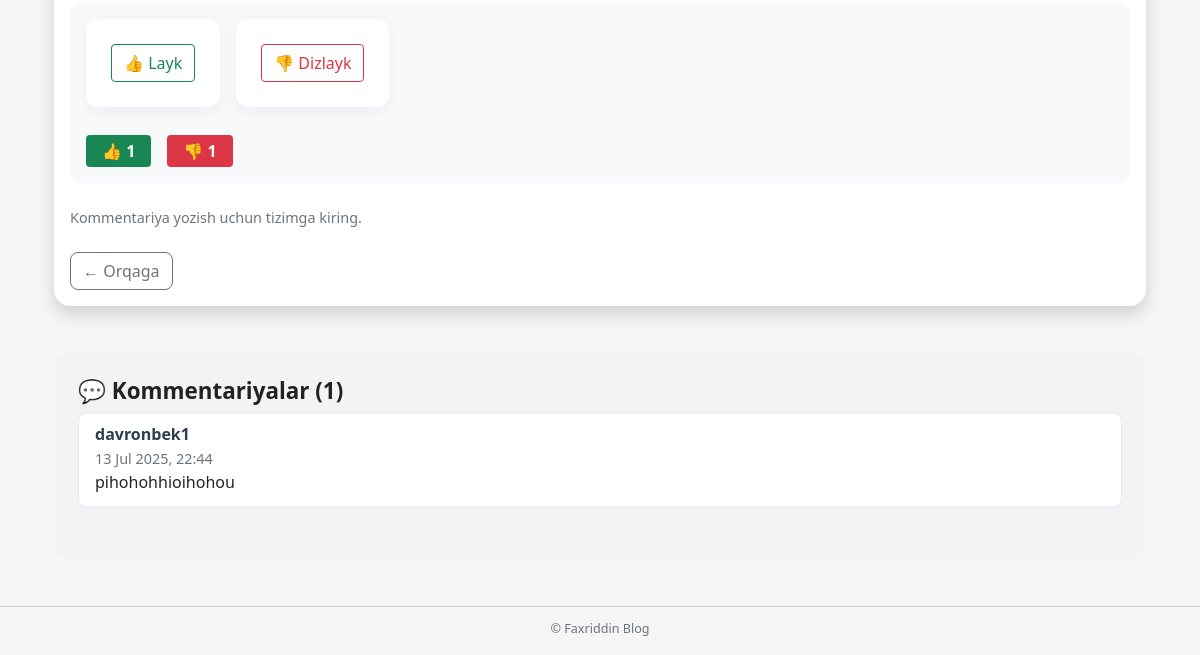
Before: /articles/14/ (lower part) with the older database file.
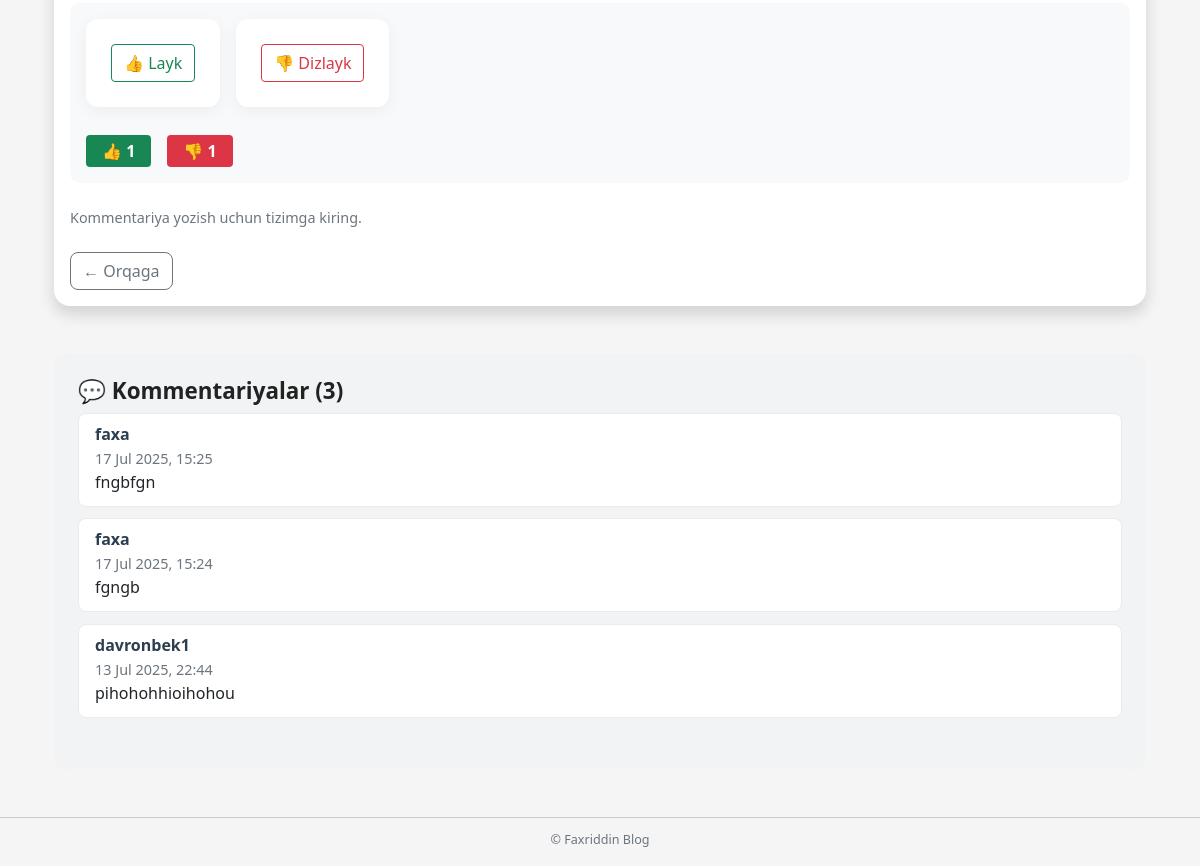
After: the same page with the newer database file.
### articles/models.py (models this page shows, shortened)
class Comment(models.Model):
    post = models.ForeignKey('Article', on_delete=models.CASCADE, related_name='comments')
    author = models.ForeignKey(settings.AUTH_USER_MODEL, on_delete=models.CASCADE)
    content = models.TextField()
    created_at = models.DateTimeField(auto_now_add=True)

### accounts/models.py (models this page shows, shortened)
class CustomUser(AbstractUser):
    age = models.PositiveIntegerField(null=True, blank=True)
    location = models.CharField(max_length=100, null=True, blank=True)
    profile_picture = models.ImageField(upload_to='profile_pics/', blank=True, null=True)

### articles/views.py (the view, shortened to what this page needs)
# urls.py: path('<int:pk>/', ArticleDetailView.as_view(), name='article_detail'),
class ArticleDetailView(DetailView):
    model = Article
    template_name = 'article_detail.html'
    context_object_name = 'object'
    def get_context_data(self, **kwargs):
        context = super().get_context_data(**kwargs)
        context['next'] = self.request.GET.get('next', 'article_list')
        context['form'] = CommentForm()
        post = self.get_object()
        context['comments'] = Comment.objects.filter(post=post).order_by('-created_at')[:5]
        context['total_comments'] = Comment.objects.filter(post=post).count()
        context['like_count'] = post.likes.filter(value=True).count()
        context['dislike_count'] = post.likes.filter(value=False).count()
        if self.request.user.is_authenticated:
            context['user_liked'] = post.likes.filter(user=self.request.user, value=True).exists()
            context['user_disliked'] = post.likes.filter(user=self.request.user, value=False).exists()
        else:
            context['user_liked'] = False
            context['user_disliked'] = False
        return context

### templates/article_detail.html (shortened to what this page needs)
{% extends 'base.html' %}
{% load static %}
{% block content %}
<link rel="stylesheet" href="{% static 'css/article_detail.css' %}">
<div class="container mt-5">
    <div class="card shadow">
        <div class="card-body">
            <div class="interaction-box mt-4">
                <div class="d-flex flex-wrap gap-3 justify-content-start">
                    <form id="like-form" method="post" action="{% url 'like_article' object.pk %}">
                        <button type="submit" class="btn btn-outline-success {% if user_liked %}active{% endif %}">
                            👍 Layk
                        </button>
                    </form>
                    <form id="dislike-form" method="post" action="{% url 'dislike_article' object.pk %}">
                        <button type="submit" class="btn btn-outline-danger {% if user_disliked %}active{% endif %}">
                            👎 Dizlayk
                        </button>
                    </form>
                </div>
                <div class="reaction-counts mt-2 d-flex gap-3">
                    <span id="like-count" class="badge bg-success">👍 {{ like_count }}</span>
                    <span id="dislike-count" class="badge bg-danger">👎 {{ dislike_count }}</span>
                </div>
            </div>
            <div class="mt-4">
                {% if user.is_authenticated %}
                <form method="post">
                    {% csrf_token %}
                    {{ form.as_p }}
                    <button type="submit" class="btn btn-primary">✍ Kommentariya yozish</button>
                </form>
                {% else %}
                <p class="text-muted">Kommentariya yozish uchun tizimga kiring.</p>
                {% endif %}
            </div>
            <div class="action-buttons d-flex gap-2 mt-4">
                <a href="{% url next %}" class="btn btn-outline-secondary">← Orqaga</a>
            </div>
        </div>
    </div>
    <div class="comments-section mt-5">
        <h4>💬 Kommentariyalar ({{ total_comments }})</h4>
        {% if comments %}
        <ul class="list-group mb-3" id="comment-list">
            {% for comment in comments %}
            <li class="list-group-item">
                <div class="comment-author">{{ comment.author.username }}</div>
                <small class="text-muted">{{ comment.created_at|date:"d M Y, H:i" }}</small>
                <p class="mb-1">{{ comment.content }}</p>
            </li>
            {% endfor %}
        </ul>
        {% else %}
        <p class="text-muted">Hozircha hech qanday kommentariya yo‘q.</p>
        {% endif %}
    </div>
</div>
{% endblock %}

Changed rows visible on the page:
added Comment: author.username "faxa", created_at "17 Jul 2025, 15:25", content "fngbfgn"
added Comment: author.username "faxa", created_at "17 Jul 2025, 15:24", content "fgngb"
Other visible differences:
{{ total_comments }}: "1" → "3"
